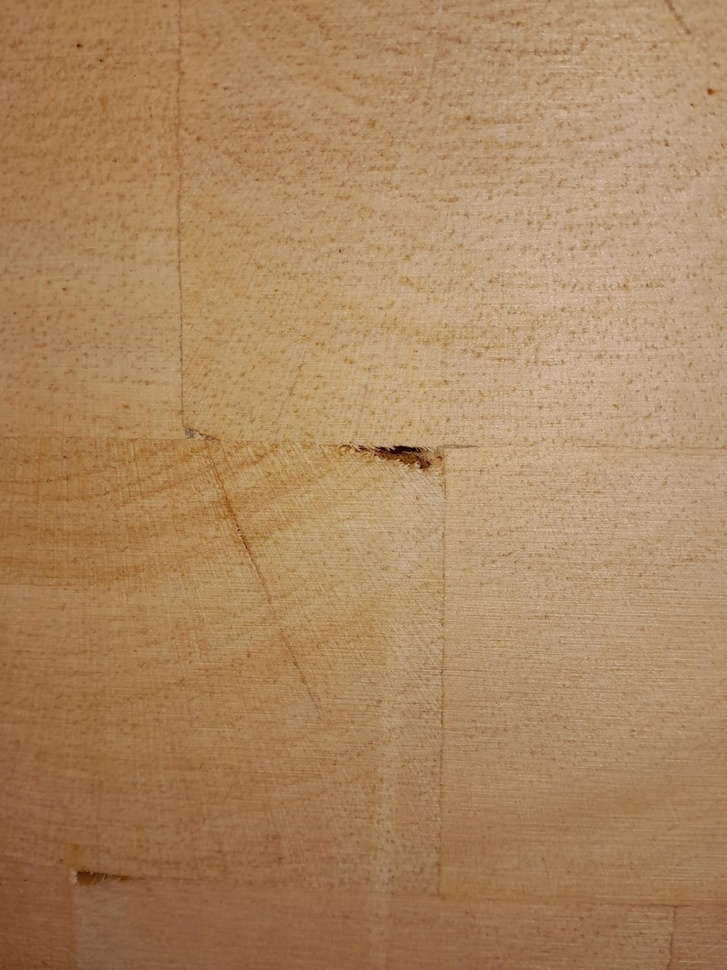
#> input picture assets/samples/DEFECTs (1).jpg, 727 x 970 px, shrunk from 1530 x 2040 before the run; its folder holds only this picture in this run
$ python -i panel_cropper.py   (imports and definitions only)
#> lines starting #> are read from the running program, lines starting #| are printed output that depends on the picture; after the words box and inside, x2 and y2 are one past the last pixel; in counts of white or black regions, pixels touching at a corner belong together
#> further down, picture is the input picture: shape (970, 727, 3); mean B, G, R 96.3, 135.3, 171.8
# preprocess/panel_cropper.py
"""
Detección, enderezado y recorte del panel de balsa dentro del frame
capturado por la cámara ADLINK (lente ojo de pez + marco de negro metalico).

Implementa la estrategia híbrida definida en ADR-010:
    1. Detección del panel por umbral de saturación en espacio HSV
       (el panel es cálido/saturado; el marco de espuma y el fondo son
       desaturados).
    2. Cálculo del rectángulo mínimo rotado (minAreaRect) que envuelve
       el panel, capturando su inclinación real.
    3. Rotación de la imagen completa para enderezar el panel (solo
       rotación afín, no homografía).
    4. Recorte con margen de seguridad configurable.
    5. Transformación consistente de las bounding boxes YOLO a través
       de la misma rotación + recorte, con clipping/descarte explícito
       de cajas que queden parcialmente fuera del área recortada.

Toda la geometría se valida contra rangos calibrados estadísticamente
sobre el propio dataset (ver panel_crop_dataset.py), nunca contra
umbrales fijos asumidos a priori.
"""

from __future__ import annotations

import logging
from dataclasses import dataclass, field

import cv2
import numpy as np

from balsa_vision.dataset_analysis.common import BoundingBox

logger = logging.getLogger(__name__)

# Rango de Hue (OpenCV, 0-179) que identifica el panel de balsa (tono
# cálido amarillo-anaranjado), calibrado empíricamente contra la
# distribución real del dataset (ver hue_calibration.py). Descarta el
# criterio de saturación como discriminante principal:
# tras el contrast stretching de Roboflow, panel y marco pueden tener
# saturación similar, pero su matiz (identidad de color) permanece
# claramente separado.
DEFAULT_HUE_RANGE: tuple[int, int] = (10, 45)

# Saturación mínima solo para excluir píxeles sin color definible
# (negro puro del vignette del lente), no para discriminar panel/marco.
DEFAULT_MIN_SATURATION = 20

# Chequeos de sanidad física: independientes de la
# calibración estadística por percentiles, para blindar contra
# detecciones geométricamente imposibles (ej. rectángulos que exceden
# el frame o ángulos de rotación no plausibles para una cámara fija).
MAX_PLAUSIBLE_ROTATION_DEGREES = 15.0
MAX_FRAME_EXCESS_RATIO = 1.05  # el rect detectado no puede exceder el frame en más de 5%

# Fracción mínima de intersección entre una bbox original y el área de
# recorte para conservarla (clippeada). Por debajo de este umbral, la
# caja se descarta en vez de conservarse truncada casi en su totalidad.
MIN_BOX_INTERSECTION_RATIO = 0.5

@dataclass
class PanelRect:
    """Rectángulo rotado que representa el panel detectado."""
    center: tuple[float, float]
    size: tuple[float, float]  # (width, height), width siempre >= height tras normalizar
    angle: float  # grados, ángulo de rotación necesario para enderezar

    @property
    def area(self) -> float:
        return self.size[0] * self.size[1]

    @property
    def aspect_ratio(self) -> float:
        return self.size[0] / self.size[1] if self.size[1] > 0 else 0.0


@dataclass
class PanelDetectionResult:
    """Resultado de intentar detectar el panel en una imagen."""
    success: bool
    panel_rect: PanelRect | None = None
    area_ratio: float | None = None  # área del panel / área total del frame
    failure_reason: str | None = None


@dataclass
class CropResult:
    """Resultado final del proceso de crop + transformación de boxes."""
    success: bool
    cropped_image: np.ndarray | None = None
    transformed_boxes: list[BoundingBox] = field(default_factory=list)
    dropped_box_count: int = 0
    failure_reason: str | None = None


def _normalize_rect_angle(rect: tuple) -> PanelRect:
    """
    cv2.minAreaRect puede devolver (w, h, angle) en cualquier orientación.
    Se normaliza para que 'width' sea siempre el lado más largo, ajustando
    el ángulo correspondientemente, ya que sabemos que el panel real es
    más ancho que alto (aspect ratio ~4:3).
    """
    (cx, cy), (w, h), angle = rect
    if w < h:
        w, h = h, w
        angle += 90.0
    return PanelRect(center=(cx, cy), size=(w, h), angle=angle)


def detect_panel(
    image: np.ndarray,
    hue_range: tuple[int, int] = DEFAULT_HUE_RANGE,
    min_saturation: int = DEFAULT_MIN_SATURATION,
) -> PanelDetectionResult:
    """
    Detecta el panel dentro del frame usando el canal de Hue (matiz) en
    espacio HSV, explotando que el panel de balsa (cálido, Hue~20-31)
    es cromáticamente distinto del marco de espuma (frío, Hue~124-147),
    señal robusta frente a variaciones de brillo/exposición entre
    sesiones.

    Incluye validación de sanidad física: rechaza detecciones
    cuyo rectángulo exceda el frame o cuyo ángulo de rotación no sea
    plausible para una cámara montada en soporte fijo, antes de que
    lleguen a la calibración estadística por percentiles (que por sí
    sola no protege contra sesgos sistemáticos).
    """
#> called with hue_range = (10, 45), min_saturation = 20
    h, w = image.shape[:2]
    frame_area = float(h * w)

    hsv = cv2.cvtColor(image, cv2.COLOR_BGR2HSV)
#> hsv: shape (970, 727, 3); mean H, S, V 15.5, 114.1, 171.8
    hue, saturation = hsv[:, :, 0], hsv[:, :, 1]
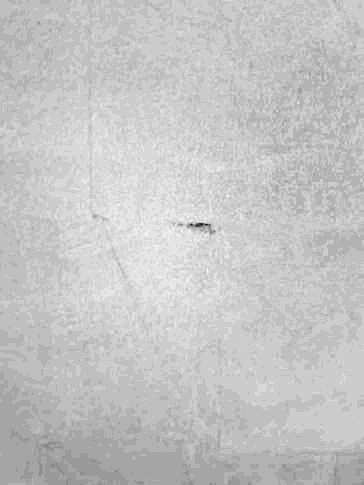
#> hue: shape (970, 727) (shown at 1/2 size); min 0, max 20, mean 15.45; drawn with min black and max white
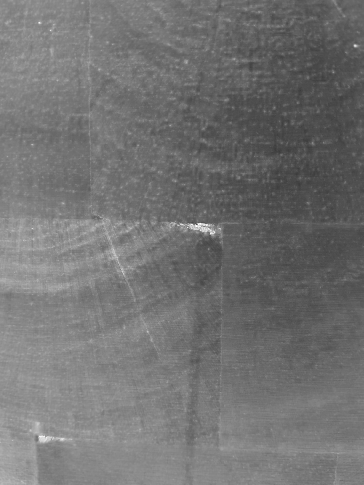
#> saturation: shape (970, 727) (shown at 1/2 size); min 55, max 255, mean 114.1

    hue_mask = cv2.inRange(hue, hue_range[0], hue_range[1])
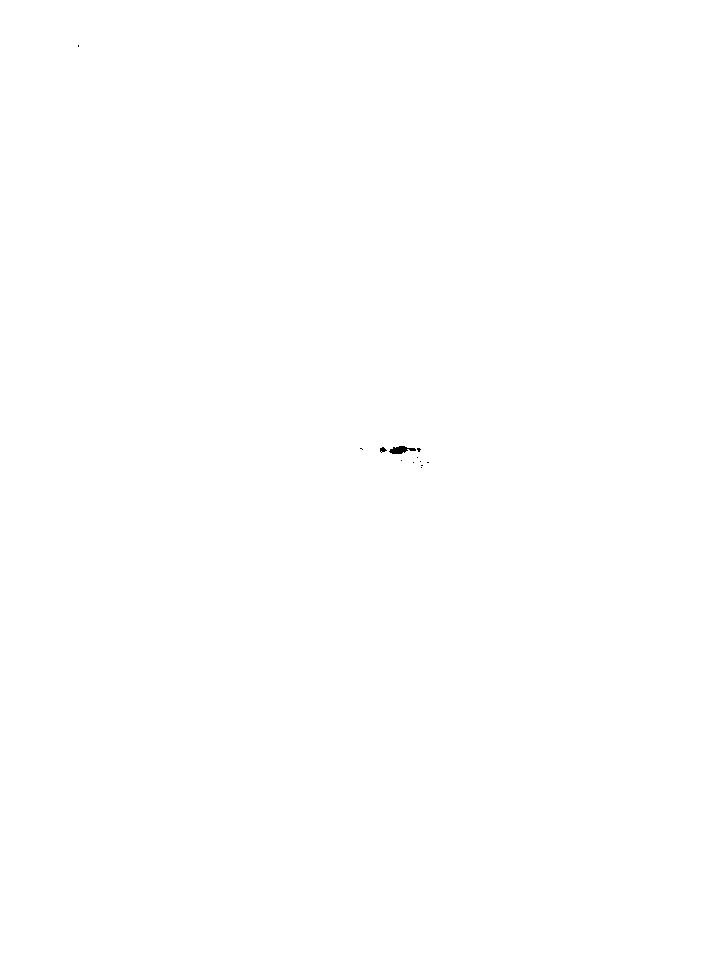
#> hue_mask: shape (970, 727); 100% white; 12 black regions (10 under 20 px), largest, box (x1, y1, x2, y2) and area: (389, 446, 416, 454) 130, (380, 447, 387, 453) 25
    sat_mask = cv2.inRange(saturation, min_saturation, 255)
#> sat_mask: shape (970, 727); every value is 255
    mask = cv2.bitwise_and(hue_mask, sat_mask)

    kernel = cv2.getStructuringElement(cv2.MORPH_ELLIPSE, (15, 15))
    mask = cv2.morphologyEx(mask, cv2.MORPH_CLOSE, kernel)
    mask = cv2.morphologyEx(mask, cv2.MORPH_OPEN, kernel)

    contours, _ = cv2.findContours(mask, cv2.RETR_EXTERNAL, cv2.CHAIN_APPROX_SIMPLE)
#> contours = [[[0, 0], [0, 969], [726, 969], [726, 0]]]
    if not contours:
        return PanelDetectionResult(success=False, failure_reason="no_contours_found")

    largest_contour = max(contours, key=cv2.contourArea)
#> largest_contour = [[0, 0], [0, 969], [726, 969], [726, 0]]
    if cv2.contourArea(largest_contour) < frame_area * 0.01:
        return PanelDetectionResult(success=False, failure_reason="largest_contour_too_small")

    rect = cv2.minAreaRect(largest_contour)
#> rect = ((363, 484.5), (969, 726), -90)
    panel_rect = _normalize_rect_angle(rect)
#> in _normalize_rect_angle, `(cx, cy), (w, h), angle = rect`: cx = 363; cy = 484.5; w = 969; h = 726; angle = -90
    area_ratio = panel_rect.area / frame_area
#> area_ratio = 0.998

    # --- Validación de sanidad física ---
    if area_ratio > MAX_FRAME_EXCESS_RATIO:
        return PanelDetectionResult(
            success=False,
            failure_reason=f"detected_rect_exceeds_frame (area_ratio={area_ratio:.3f})",
        )

    # El ángulo normalizado puede caer en cualquier múltiplo de 90°;
    # se evalúa la distancia angular al múltiplo de 90 más cercano,
    # que representa la inclinación real respecto a "derecho".
    angle_mod = panel_rect.angle % 90.0
#> angle_mod = 0
    deviation_from_axis = min(angle_mod, 90.0 - angle_mod)
#> deviation_from_axis = 0
    if deviation_from_axis > MAX_PLAUSIBLE_ROTATION_DEGREES:
        return PanelDetectionResult(
            success=False,
            failure_reason=(
                f"implausible_rotation_angle (deviation={deviation_from_axis:.1f}°, "
                f"max_allowed={MAX_PLAUSIBLE_ROTATION_DEGREES}°)"
            ),
        )

    return PanelDetectionResult(success=True, panel_rect=panel_rect, area_ratio=area_ratio)


# [172 lines left out: functions validate_panel_geometry, _rotate_image_and_get_transform, _transform_point, _box_to_pixel_corners, crop_panel, not called in this run]

>>> import cv2
>>> picture = cv2.imread('../../../assets/samples/DEFECTs (1).jpg')
>>> result = detect_panel(picture)

$ run again, on assets/samples/DEFECTs (1009).jpg
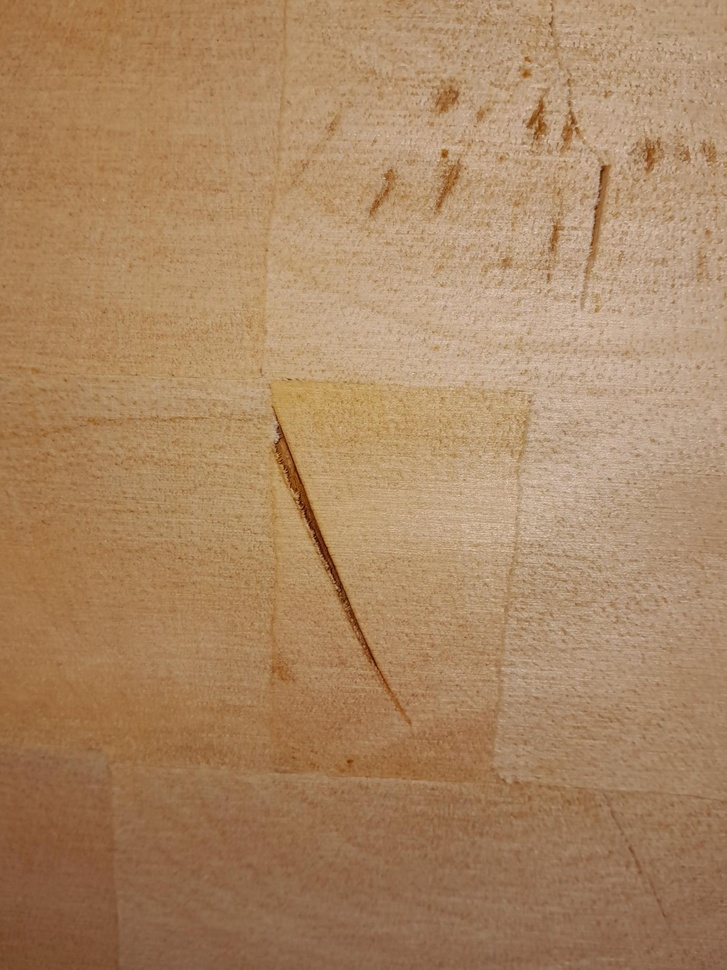
#> input picture assets/samples/DEFECTs (1009).jpg, 727 x 970 px, shrunk from 1530 x 2040 before the run
#> picture is the input picture: shape (970, 727, 3); mean B, G, R 99.1, 134.6, 170.4
#> hsv: shape (970, 727, 3); mean H, S, V 14.9, 108.7, 170.4
#> in detect_panel, `hue, saturation = hsv[:, :, 0], hsv[:, :, 1]`:
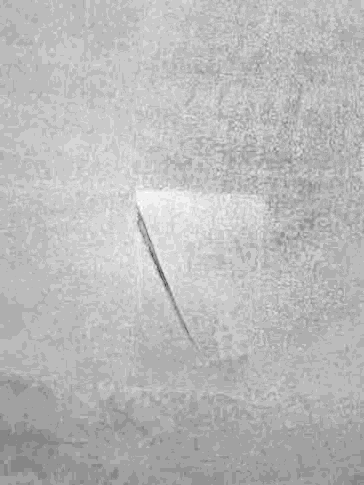
#> hue: shape (970, 727) (shown at 1/2 size); min 1, max 20, mean 14.87; drawn with min black and max white
#> in detect_panel, `hue, saturation = hsv[:, :, 0], hsv[:, :, 1]`:
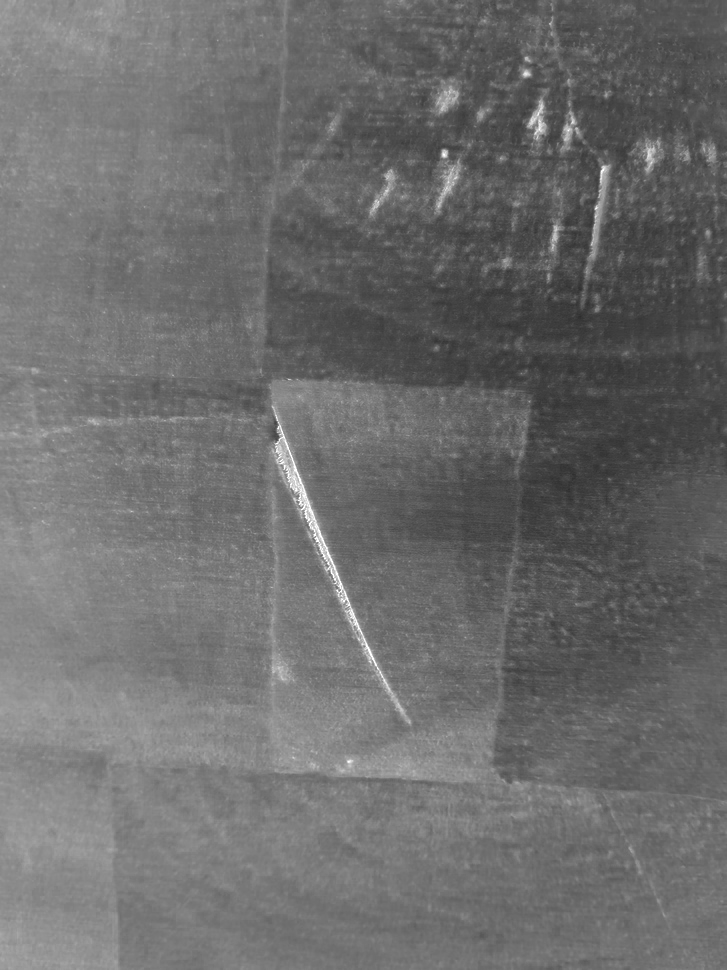
#> saturation: shape (970, 727); min 44, max 255, mean 108.7
#> hue_mask: shape (970, 727); 100% white; black in thin lines or dots, all inside (x1, y1, x2, y2) = (277, 170, 603, 666)
#> sat_mask: shape (970, 727); every value is 255
#> contours = [[[0, 0], [0, 969], [726, 969], [726, 0]]]
#> largest_contour = [[0, 0], [0, 969], [726, 969], [726, 0]]
#> rect = ((363, 484.5), (969, 726), -90)
#> in _normalize_rect_angle, `(cx, cy), (w, h), angle = rect`: cx = 363; cy = 484.5; w = 969; h = 726; angle = -90
#> area_ratio = 0.998
#> angle_mod = 0

$ run again, on assets/samples/DEFECTs (1010).jpg
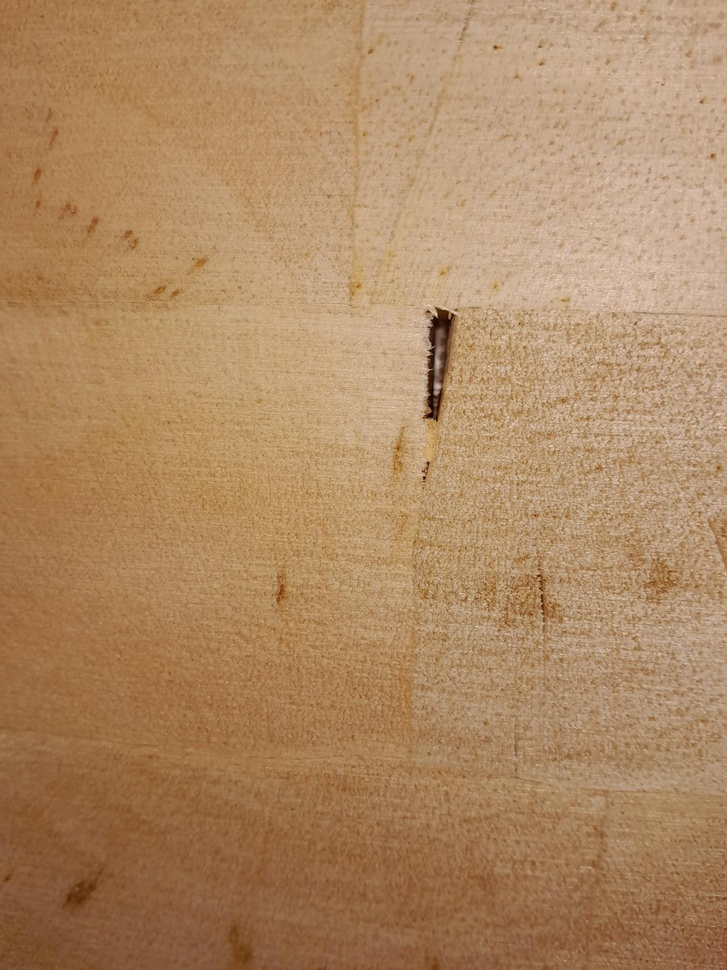
#> input picture assets/samples/DEFECTs (1010).jpg, 727 x 970 px, shrunk from 1530 x 2040 before the run
#> picture is the input picture: shape (970, 727, 3); mean B, G, R 98.9, 136.7, 174.2
#> hsv: shape (970, 727, 3); mean H, S, V 15, 113.2, 174.2
#> in detect_panel, `hue, saturation = hsv[:, :, 0], hsv[:, :, 1]`:
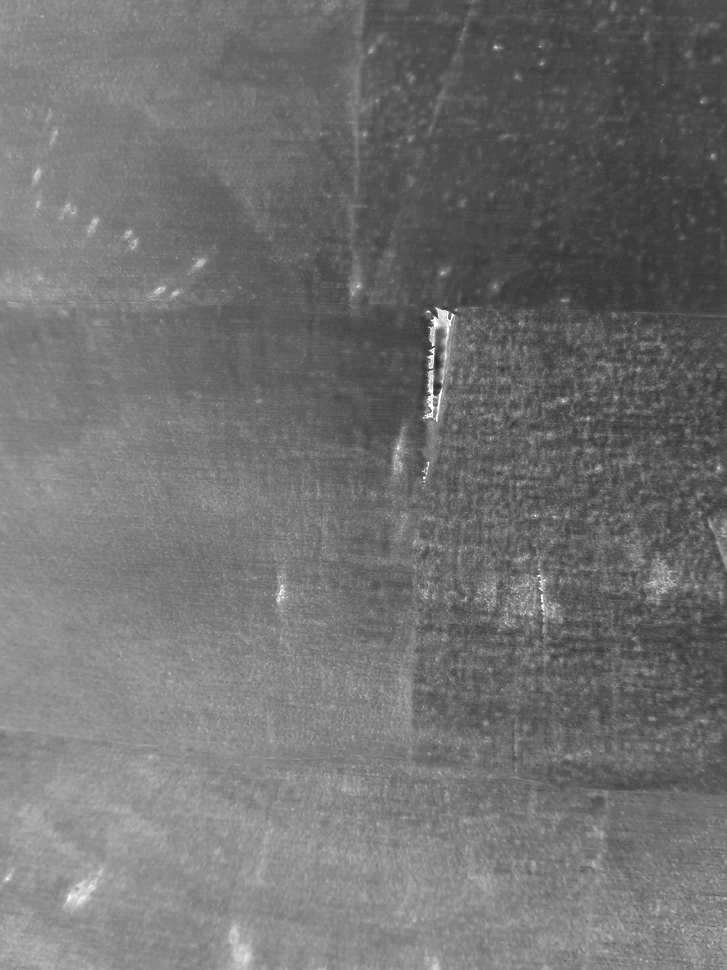
#> saturation: shape (970, 727); min 42, max 255, mean 113.2
#> hue_mask: shape (970, 727); 99.9% white; 20 black regions (16 under 20 px), largest, box (x1, y1, x2, y2) and area: (432, 315, 453, 336) 186, (427, 387, 437, 420) 134, (430, 332, 436, 351) 55, (436, 393, 441, 412) 44
#> sat_mask: shape (970, 727); every value is 255
#> contours = [[[0, 0], [0, 969], [726, 969], [726, 0]]]
#> largest_contour = [[0, 0], [0, 969], [726, 969], [726, 0]]
#> rect = ((363, 484.5), (969, 726), -90)
#> in _normalize_rect_angle, `(cx, cy), (w, h), angle = rect`: cx = 363; cy = 484.5; w = 969; h = 726; angle = -90
#> area_ratio = 0.998
#> angle_mod = 0
